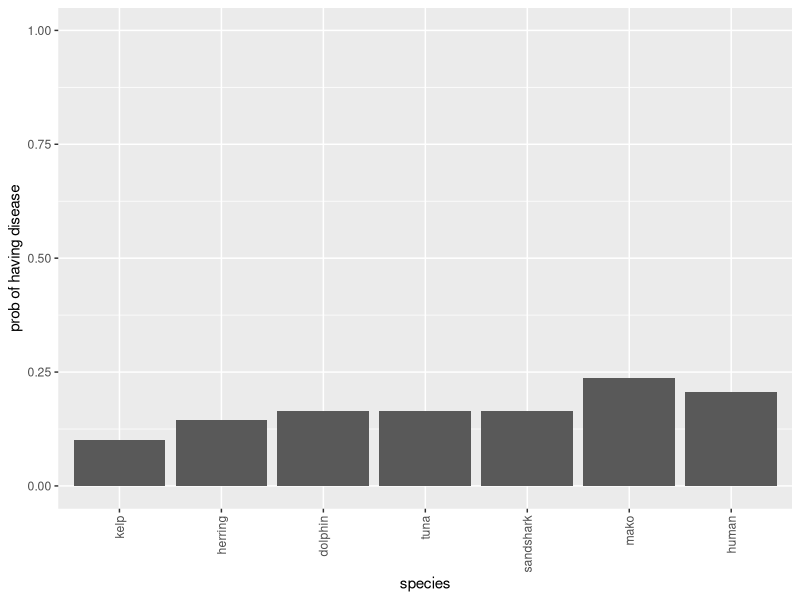
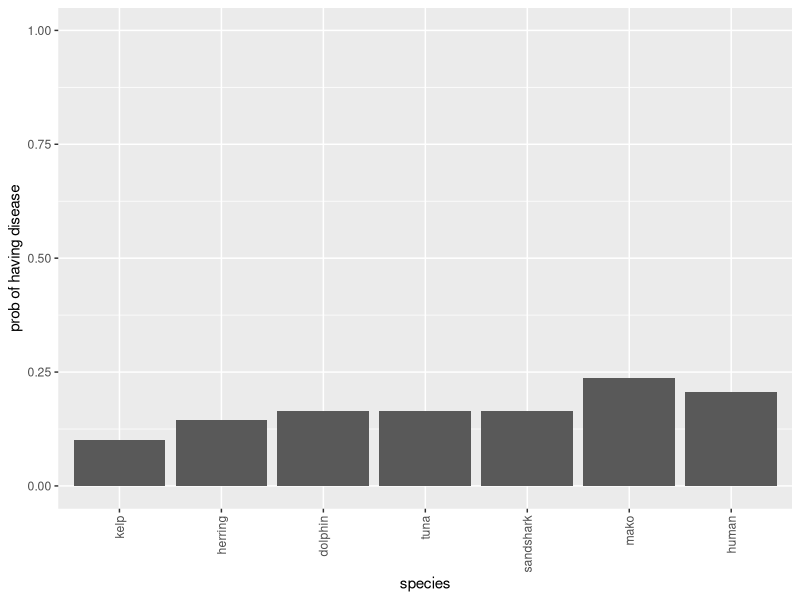

Write the R code that produced these figures, in order.
# Code for foodweb problem

library(tidyverse)
library(here)

# This script can carry out inference in two ways -- by enumerating the entire
# hypothesis space, or by sampling. Set the inference method here

inferencemethod <- "enumerate"
#inferencemethod <- "sample"

# specify observations here.  Unlike the number game code, here we use 1 and 2
# to indicate FALSE and TRUE respectively

# Specify that kelp does not have the disease, but mako does
obs <- list(kelp = 1, mako = 2)
obs <- list()

#-------------------------------------------------------------------------------
# Set up the structure of the Bayes net along with functions for computing the prior and likelihood

speciesnames <- c("kelp", "herring", "dolphin", "tuna", "sandshark", "mako", "human")

b <- 0.1 # base rate
t <- 0.5 # transmission rate

# set up noisy-OR CPDs

zerop <- c(1-b,b)
onep  <- structure(.Data = c(1-b,(1-t)*(1-b),b,1 - (1-t)*(1-b)), .Dim = c(2,2))
twop  <- structure(.Data = c( 1-b, 
                             (1-t)*(1-b), 
                             (1-t)*(1-b), 
                             (1-t)*(1-t)*(1-b), 
                              b, 
                              1-(1-t)*(1-b), 
                              1-(1-t)*(1-b), 
                              1-(1-t)*(1-t)*(1-b)),  .Dim = c(2,2,2))
cpds <- list( kelp=zerop, 
              herring=onep, 
              dolphin=onep,
              tuna=onep,
              sandshark=onep,
              mako=twop,
              human=onep )

# function that computes the probability of hypothesis H, which specifies a
# value for each species in the foodweb 

p_h <- function(h) {
  prob = cpds$kelp[h$kelp] *
    cpds$herring[h$kelp,h$herring] *
    cpds$dolphin[h$herring,h$dolphin] *
    cpds$tuna[h$herring,h$tuna] *
    cpds$sandshark[h$herring,h$sandshark] *
    cpds$mako[h$dolphin,h$tuna,h$mako] *
    cpds$human[h$mako,h$human] 

  return(prob)
}

# Compute likelihood p(obs|h) assuming weak sampling
p_obs_given_h <- function(obs, h) {
  likelihood <- 1
  for (l in labels(obs)) {
    if (obs[l] != h[l]) {
      likelihood <-  0
    }
  }
  return(likelihood)
}

# define function for plotting generalizations across the foodweb. For today's
# session don't worry about the details here.

makeplot <- function(gen, plotname) {
    genplot <- gather(gen)
    genplot <- genplot %>%
       mutate(species = factor(key, levels=speciesnames), gen=value) 

    pic <- genplot %>%
       ggplot(aes(x=species, y=value)) +
       scale_y_continuous(lim=c(0,1)) +  
       geom_col() + 
       theme(axis.text.x = element_text(angle = 90, hjust = 1, vjust = 0.5)) +
       xlab("species") +
       ylab("prob of having disease") 

    plot(pic)
    ggsave(here("output",plotname), plot = pic, width=5, height=2)

}

if (inferencemethod == "enumerate") {
#-------------------------------------------------------------------------------
# 1. Inference by enumerating the entire hypothesis space.

# create full hypothesis space. Remember that 1 and 2 indicate FALSE and TRUE
# respectively

n <-  length(speciesnames)
hs <-  expand.grid(replicate(n, 1:2, simplify = FALSE))
colnames(hs) <- speciesnames
hs <- as.tibble(hs)
nH <- nrow(hs)


hs$prior = NA
hs$likelihood = NA

# set up prior and likelihood

for (i in 1:nH) {
  hs$prior[i] <- p_h(hs[i,])
  hs$likelihood[i] <- p_obs_given_h(obs, hs[i,])
}

# compute posterior
hs$posterior <- hs$prior* hs$likelihood
# "normalise" the posterior so that it sums to 1
hs$posterior <- hs$posterior / sum( hs$posterior ) 

# compute posterior predictive distribution: ie generalizations for each species in the foodweb

gen <- hs[1,]
for( animalname  in speciesnames ) {
    consistentHypotheses <- as.logical(hs[[animalname]]-1)
    gen[animalname] <- sum( hs$posterior[consistentHypotheses] ) 
}

# plot generalizations across the food web 
makeplot(gen[1:n], "foodweb_enumerate.pdf")
}

if (inferencemethod == "sample") {
#-------------------------------------------------------------------------------
# 2. Inference by naive sampling

# Sample a hypothesis from the prior

sample_h <- function() {
  tfvals <- c(1,2)
  h <- list()
  h$kelp <- sample(tfvals, 1, prob=cpds$kelp)   
  h$herring <- sample(tfvals, 1, prob=cpds$herring[h$kelp,])   
  h$dolphin <- sample(tfvals, 1, prob=cpds$dolphin[h$herring,])   
  h$tuna <- sample(tfvals, 1, prob=cpds$tuna[h$herring,])   
  h$sandshark <- sample(tfvals, 1, prob=cpds$sandshark[h$herring,])   
  h$mako <- sample(tfvals, 1, prob=cpds$mako[h$dolphin,h$tuna,])   
  h$human <- sample(tfvals, 1, prob=cpds$human[h$mako,])   

  return(h)
}


nsample <- 1000
samples <- data.frame((matrix(NA, nrow = nsample, ncol = n)))
colnames(samples) <- speciesnames
samples <- as.tibble(samples)
for (i in 1:nsample) {
  samples[i,] <- sample_h()
}

samples$consistent <- NA

# compute whether each sample is consistent with the observations
for (i in 1:nsample) {
  samples$consistent[i] <- p_obs_given_h(obs, samples[i,])
}

consistentHypotheses <- as.logical(samples$consistent)
consistentsamples <- samples[consistentHypotheses,1:n]
gen <- samples[1,]
for( animalname  in speciesnames ) {
    # for each species compute the proportion of consistent samples for which
    # it takes value TRUE
    gen[animalname] <- mean( consistentsamples[[animalname]] ) - 1 
    # NB: we need to subtract 1 from the mean because we're using 1 and 2 for TRUE and FALSE instead of 0 and 1
}

makeplot(gen[1:n], "foodweb_sample.pdf")
}


